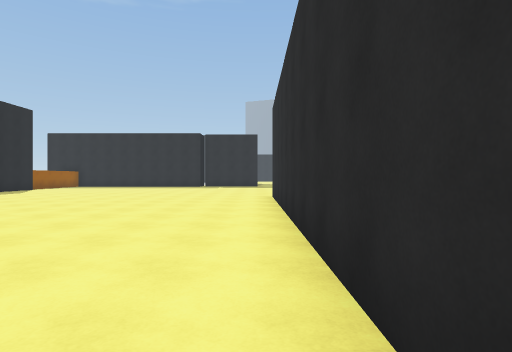
View 1 (above)

20 first-person views from a walk through a scene from a Unity 3-D project. The camera is 1.4 m above the floor, looks level and sees 80° across. The floor is counted in squares, 2 m on a side. Each view is taken from the middle of a square. On the plan, view 1 faces up. The plan holds only what a view shows up to about 10 squares ahead; the rest is blank. The place goes on beyond the plan. The player is left out.

View 2
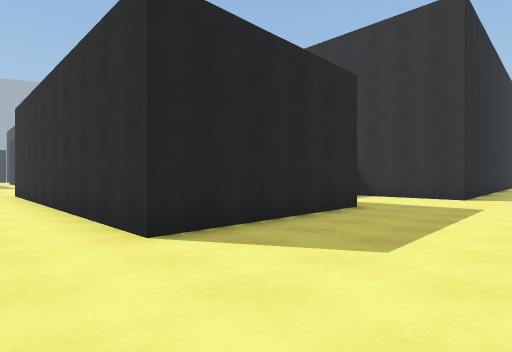

View 3
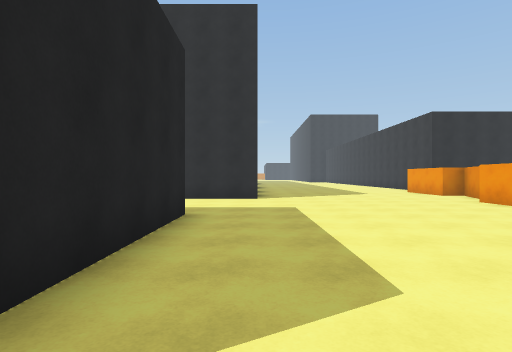

View 4
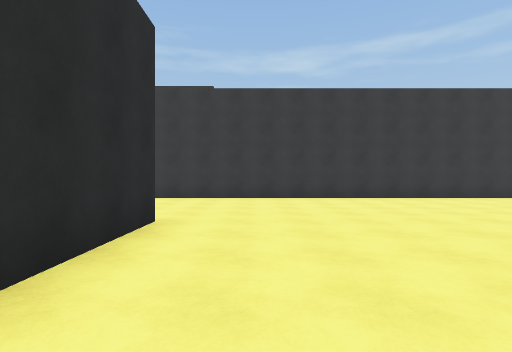

View 5
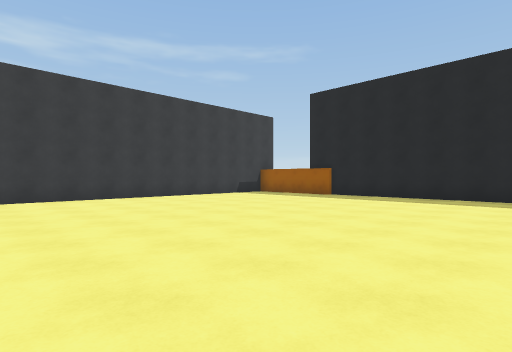

View 6
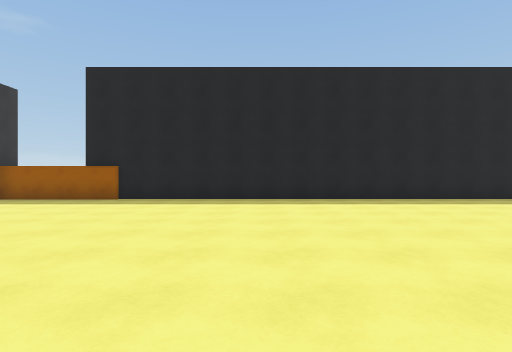

View 7
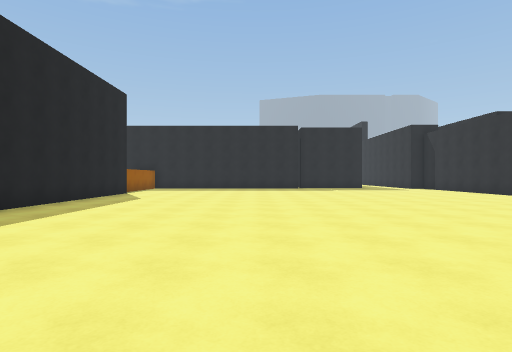

View 8
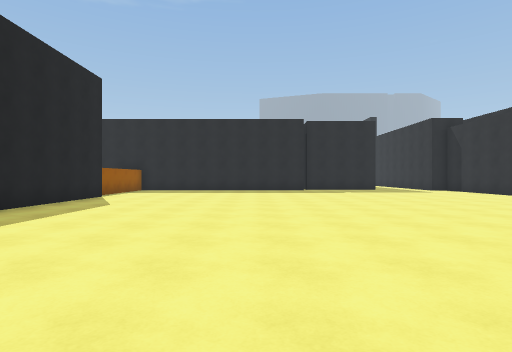

View 9
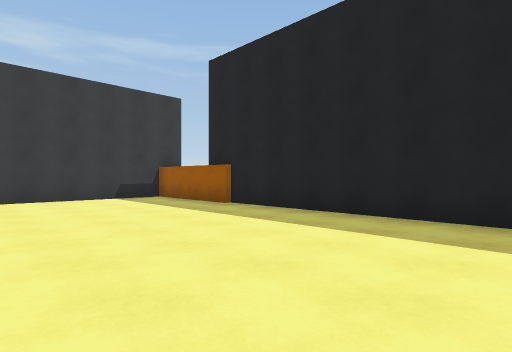

View 10
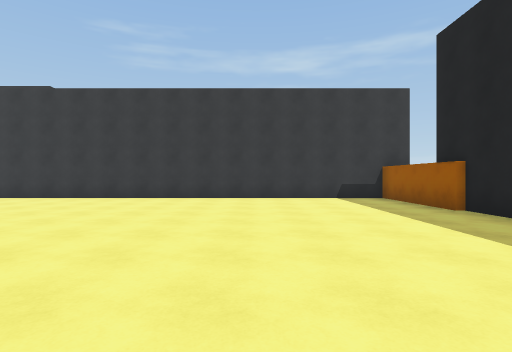

View 11
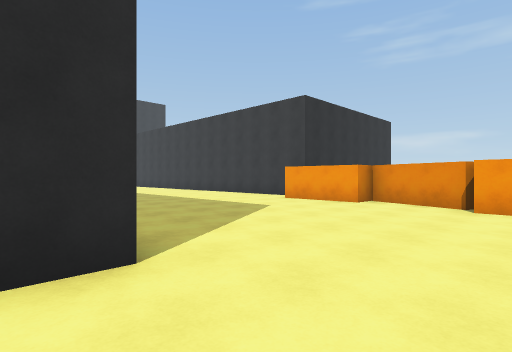

View 12
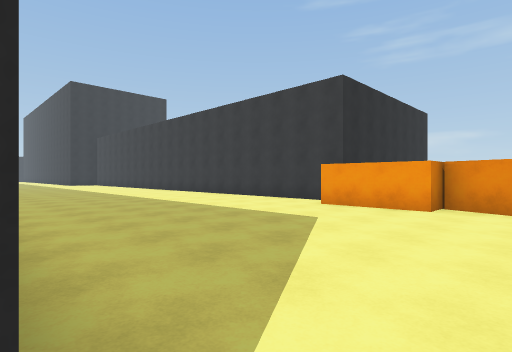

View 13
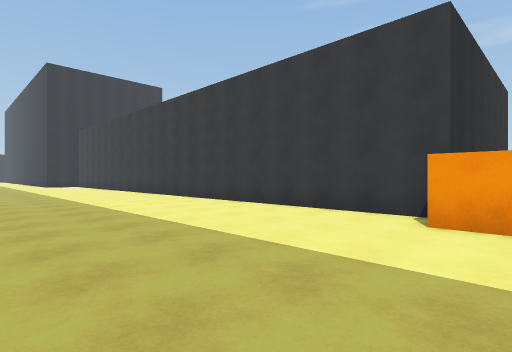

View 14
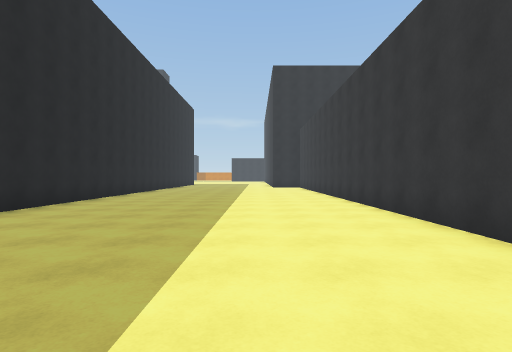

View 15
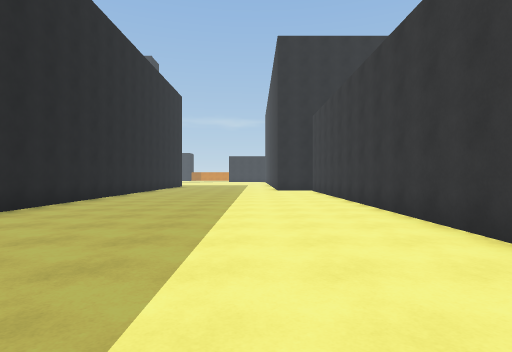

View 16
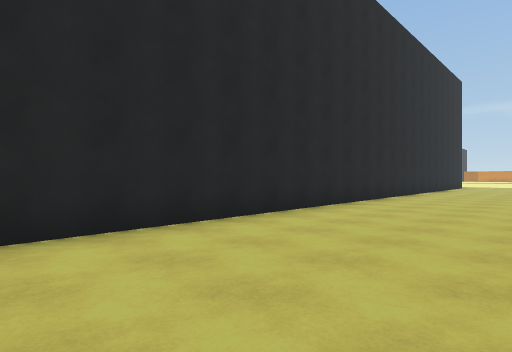

View 17
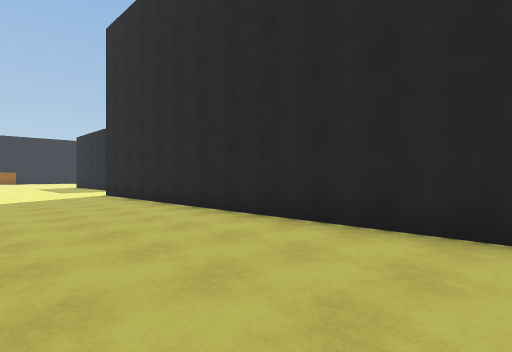

View 18
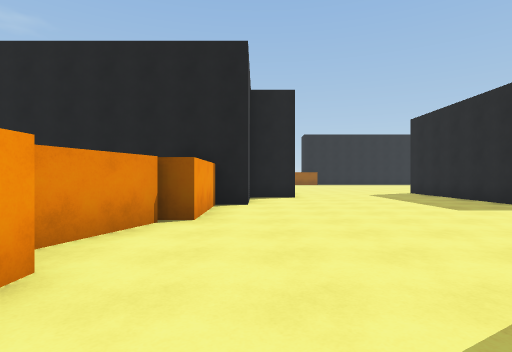

View 19
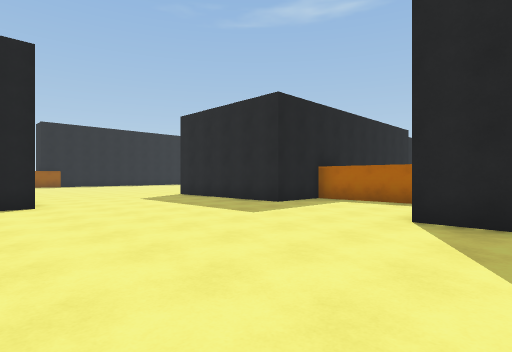

View 20
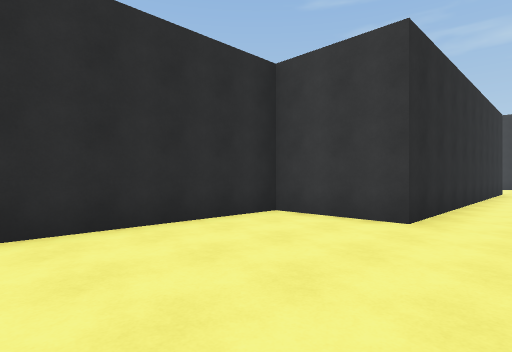

### Floor plan
Points are (right, up) in squares from view 1. A wall is a line through its corners. A room is listed if a view was taken in it or the views show most of it. See-through windows are left out.
Room 1 (views 1, 2, 3, 4, 5, 6, 7, 8, 9, 10, 11, 12, 13, 14, 15, 16, 17, 18, 19, 20)
walls: (8.4, 2.2) (5.6, 2.2) (5.6, 0.3) (0.6, 0.3) (0.6, 10.3) (3.1, 10.3) (3.1, 14.8); (3.1, -4.6) (3.1, -6.2); (4.2, -6.2) (5.6, -6.2) (5.6, -7) (8.2, -7) (8.2, -7.4) (10.7, -8.3); (10.8, -7.6) (13.4, -7.6); (13.5, -8.7) (29, -8.7); (-11, -1.1) (-11, -4.7) (2.2, -4.7); (-11.2, 15) (-11.2, -1.2); (29.2, -1.1) (9.4, -1.1) (9.4, 1.2)

Where each view was taken, in squares from view 1:
view 1: 0 up, 0 right, facing up
view 2: 3 down, 1 left, facing up-right
view 3: 1 down, 0 right, facing right
view 4: 5 up, 1 left, facing down
view 5: 5 up, 1 left, facing down-left
view 6: 3 up, 2 left, facing left
view 7: 3 up, 6 left, facing up
view 8: 5 up, 6 left, facing up
view 9: 5 up, 6 left, facing down-left
view 10: 5 up, 7 left, facing down
view 11: 0 up, 7 right, facing down-right
view 12: 1 down, 9 right, facing down-right
view 13: 3 down, 12 right, facing down-right
view 14: 6 down, 15 right, facing right
view 15: 6 down, 19 right, facing right
view 16: 5 down, 19 right, facing up-right
view 17: 5 down, 21 right, facing up-left
view 18: 6 down, 13 right, facing left
view 19: 6 down, 11 right, facing up-left
view 20: 15 up, 1 left, facing down-right
